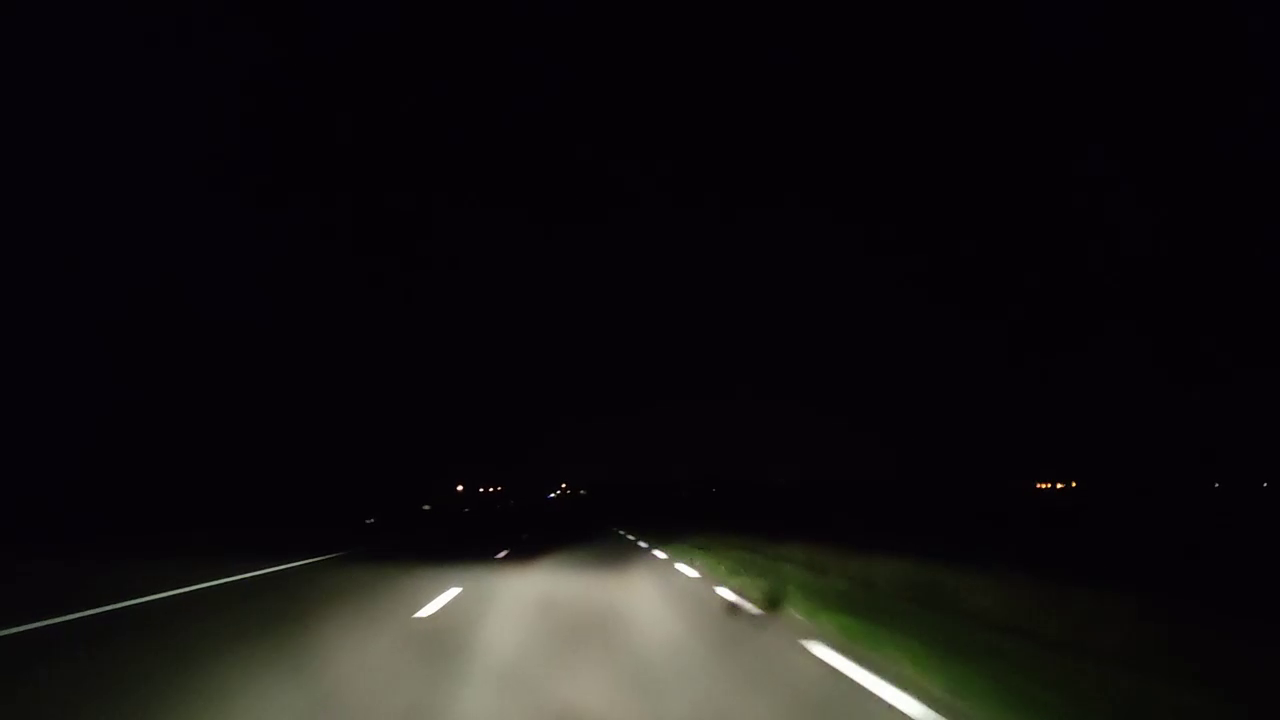
#> input picture frame 37 of data/samples/nuit_red.mp4, 1280 x 720 px, given in place of autoroute.avi, which was not available
$ python main.py
#> lines starting #> are read from the running program, lines starting #| are printed output that depends on the picture; after the words box and inside, x2 and y2 are one past the last pixel; in counts of white or black regions, pixels touching at a corner belong together; pictures that were not available may be replaced by others from this repository, and a replacement may not be noted
#> further down, frame is the input picture: shape (720, 1280, 3); mean B, G, R 17.2, 17, 19.3
### imgproc.py
# coding: utf-8
"""
Fonctions de processing des images
"""

import numpy as np
import cv2

from utils import *
from lines import *
from consts import *

"""
Applique un masque sur la région d'interêt et noircir le reste de l'image

img: Image à traiter
canny: booléen a passer en True si img est un retour de la fonction cv2.Canny
region_pts: Région définie par un ensemble de points ou None pour un triangle adapté
"""
# [15 lines left out: function region_mask, not called in this run]

"""
prob: Booléen pour l'approche probabilistique de Hough
"""
# [29 lines left out: function houghlines_to_img, not called in this run]

"""
Permet d'extraire des informations sur la ligne passée (par rapport à la route)

Retourne 0 pour la ligne de gauche, 1 pour la droite
"""
# [10 lines left out: function line_filter, not called in this run]

def norme(p1, p2):
    return ((p1[0] - p2[0])**2 + (p1[1] - p2[1])**2)**0.5

"""
Transformation à vue d'oiseau
"""
def birdview_transformation(img, rect):
    maxw = int(max(norme(rect[0], rect[1]), norme(rect[2], rect[3])))
    maxh = int(max(norme(rect[0], rect[3]), norme(rect[1], rect[2])))

    dst = np.array([[0, 0],
        [maxw - 1, 0],
        [maxw - 1, maxh - 1],
        [0, maxh - 1]], dtype="float32")

    transform_matrix = cv2.getPerspectiveTransform(rect, dst)
    warped = cv2.warpPerspective(img, transform_matrix, (maxw, maxh))

    return warped


"""
Deuxième version de la pipeline, avec la birdview transform
"""
def pipeline_v2(frame, calib=None, prevCarState=None, onlyBirdview=False):
    """ Deuxième version de la pipeline de production, contenant
    la birdview. Retourne une image
    Arguments :
    - A définir
    """
    t1 = cv2.getTickCount()

    if calib is not None:
        # Undisort l'image
        #frame = cv2.undistort(frame, calib["mtx"], calib["dist"], None, calib["mtx"])

        # Marque la zone des lignes (pour ésperer la retrouver droite sur la birdviw)
        #frame = cv2.polylines(frame, [RECT_LINES.astype(np.int32)], True, (255, 255, 255))
        pass

    # Transformation par threshold perso + birdview
    edged = custom_threshold(frame)
    birdview = birdview_transformation(edged, RECT_BVIEW)
    birdview, line_ctrs, rcurv, line_types = line_finder(birdview)

    # Ecart centre véhicule/centre voie
    birdview, car_offset = car_path_offset(birdview, line_ctrs)

    # Information du comportement véhicule
    birdview, behavior = car_behavior(birdview, car_offset, line_types, prevCarState)

    # Affichage informations interprétées sur la birdview
    final_birdview = display_infos(birdview, rcurv, line_types, line_ctrs, car_offset, behavior)

    # Affichage durée de traitement
    dt = (cv2.getTickCount() - t1)/cv2.getTickFrequency()
    fasttext(final_birdview, "dt: {} s".format(dt), (0, birdview.shape[0] - 5))

    # Ajoute le marquage de la birdview
    marked_frame = cv2.polylines(
        frame, [RECT_BVIEW.astype(np.int32)], True, (255, 150, 0))

    # Marquage du centre de la voiture
    marked_frame = cv2.line(marked_frame, (CAR_CTRX, CAR_CTRY - 10),
                            (CAR_CTRX, CAR_CTRY + 10), (255, 0, 255), 2)
    marked_frame = cv2.line(marked_frame, (CAR_CTRX - 10, CAR_CTRY),
                            (CAR_CTRX + 10, CAR_CTRY), (255, 0, 255), 2)

    # Pratique pour les tests kivy
    if not onlyBirdview:
        return {"original marked": marked_frame, "birdview w/ data": final_birdview}, behavior
    else:
        if not DISABLE_CAR_STATE:
            return final_birdview, behavior

        else:
            return final_birdview

"""
Custom threshold
v1
gray/light > 70
saturation < 60

v2 - Marche avec autoroute.mp4
v > 75
s < 50

v3 -
v > 135
"""

def custom_threshold(frame):
    hsv = cv2.cvtColor(frame, cv2.COLOR_BGR2HSV)
#> hsv: shape (720, 1280, 3); mean H, S, V 119.6, 159.6, 20.8
    H = hsv[:, :, 0]
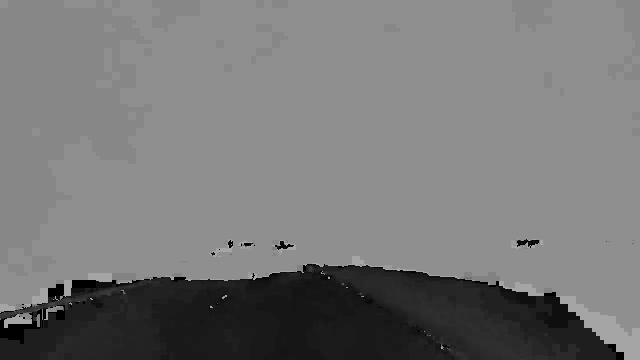
#> H: shape (720, 1280) (shown at 1/2 size); min 0, max 179, mean 119.6
    S = hsv[:, :, 1]
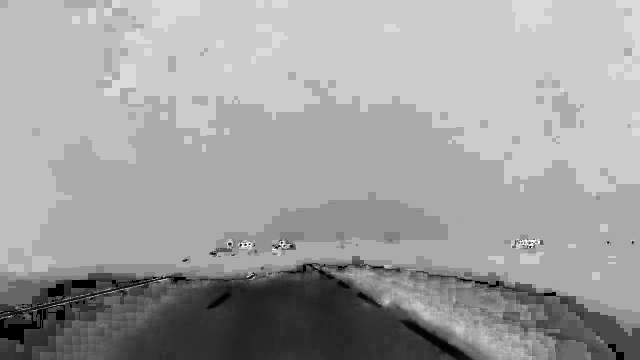
#> S: shape (720, 1280) (shown at 1/2 size); min 0, max 255, mean 159.6
    V = hsv[:, :, 2]
#> in pipeline_v2, `edged = custom_threshold(frame)`:
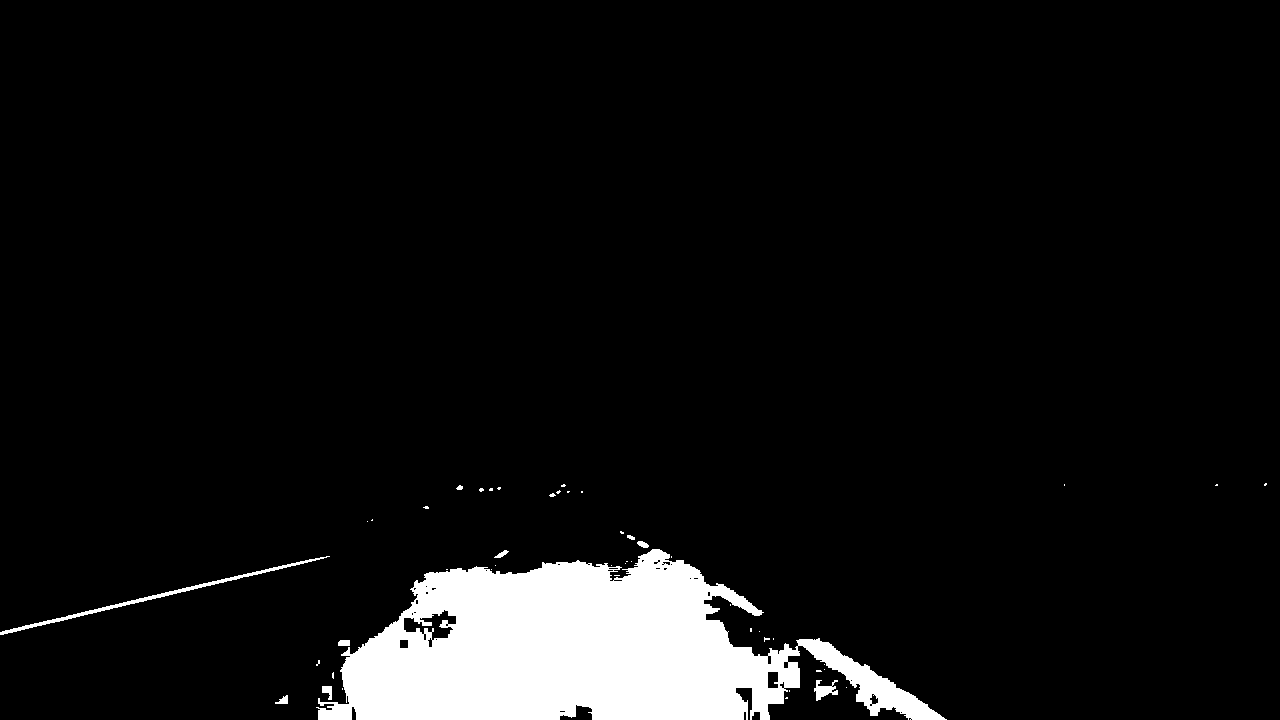
#> edged: shape (720, 1280); 6.7% white; 48 white regions (38 under 20 px), largest, box (x1, y1, x2, y2) and area: (316, 549, 947, 720) 59984, (0, 556, 330, 635) 1160, (814, 680, 838, 701) 253

    binary = np.zeros_like(H)
    binary[(V > 75) & (S < 50)] = 255

    return binary


"""
Pipeline de test pour le préprocessing de l'image
"""
# [5 lines left out: function pipeline_preproc, not called in this run]

"""
Permet de détecter les lignes avec la méthode de la fenêtre glissante et
y applique une modélisation polynomiale pour trouver le rayon de courbure
des tracés de chaque côtés

la frame passée doit être déjà sous forme birdview

Retourne la frame et un tuple contenant les coordonées x des lignes (ou -1 quand elles sont indéterminées)
"""
def line_finder(frame, h=HIST_WINDOW_H, markings=True):
#> called with h = 15, markings = True
    win_nb = len(frame)//h
#> win_nb = 40
    half_frame_w = frame.shape[1]//2
    img = cv2.cvtColor(frame, cv2.COLOR_GRAY2BGR) # Pour afficher des points de couleur

    # Coordonnées des points trouvés, sur le système de coordonnées de l'écran
    leftx, lefty = [], []
    rightx, righty = [], []

    # Fenêtre glissante vers le haut
    for i in range(win_nb):
        win_sum = np.sum(frame[-(i+1)*h:-i*h, :], 0)
        lines_ctr = (np.argmax(win_sum[:half_frame_w]), np.argmax(
            win_sum[half_frame_w:]) + half_frame_w)

        # Si il y a un vrai maximum qui a été détecté (0 si aucun max)
        if lines_ctr[0] != 0: # Tracés de gauche
            if markings:
                img = cv2.circle(img, (lines_ctr[0], frame.shape[0] - i*h), 8, c_green, -1)
            leftx.append(lines_ctr[0])
            lefty.append(frame.shape[0] - h*i)

        if lines_ctr[1] != half_frame_w: # Tracés de droite
            if markings:
                img = cv2.circle(img, (lines_ctr[1], frame.shape[0] - i*h), 8, c_green, -1)
            rightx.append(lines_ctr[1])
            righty.append(frame.shape[0] - h*i)
#> this loop made 40 passes
#> lines_ctr on passes 1 to 8: (0, 640), (366, 640), (380, 640), (367, 641), (416, 665), (576, 686), (449, 708), (0, 694)
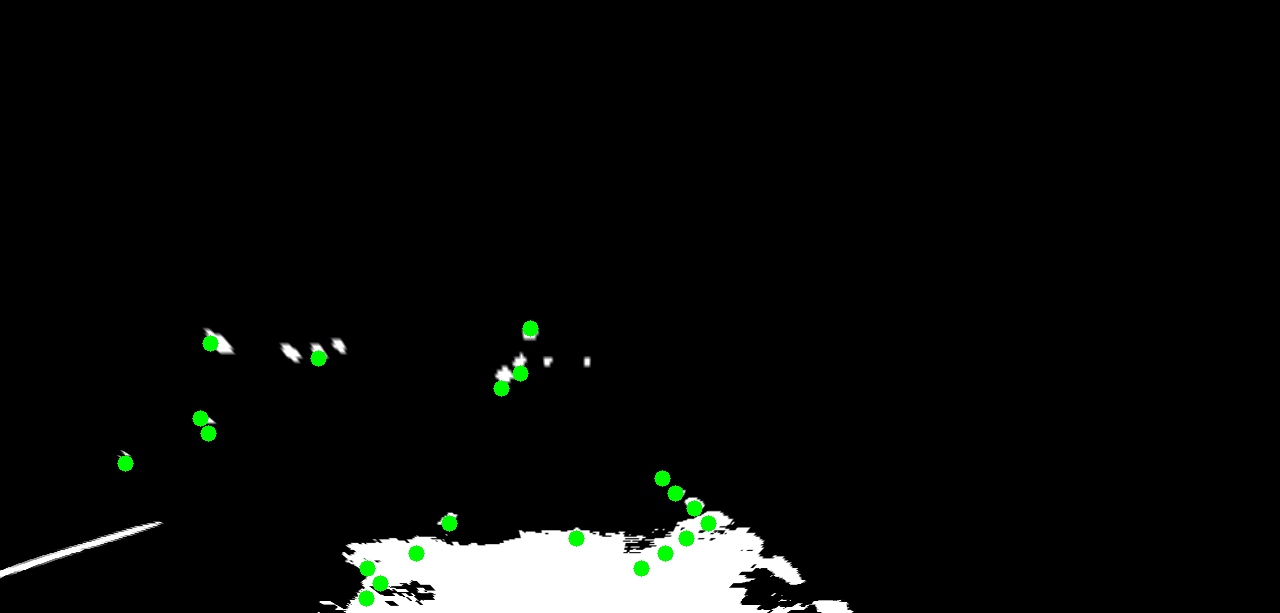
#> img: shape (613, 1280, 3); mean B, G, R 10.5, 11.9, 10.5
#> after the loop, leftx = [366, 380, 367, 416, 576, 449, 125, 208, 200, 501, 520, 318, 210, 530]; lefty = [598, 583, 568, 553, 538, 523, 463, 433, 418, 388, 373, 358, 343, 328]; rightx = [641, 665, 686, 708, 694, 675, 662]; righty = [568, 553, 538, 523, 508, 493, 478]

    # Application de la modélisation polynomiale
    img, rcurvl, accl = polynomialfit_line(img, leftx, lefty)
    img, rcurvr, accr = polynomialfit_line(img, rightx, righty)

    # Détermination du type de ligne
    ltype = (line_type(lefty), line_type(righty))

    # Récupération des centres des tracés (utilisé dans car_path_offset)
    # Peut être source de bug si ne sont pas alignés sur le même y
    ctrs = [-1, -1]

    # Version plus précise (ne considère que les lignes qui ont pu être modélisées)
    if ONLY_FITTED_LINE:
        if accl:
            ctrs[0] = leftx[0]
        if accr:
            ctrs[1] = rightx[0]

    # Version qui fonctionne plus souvent
    else:
        if len(leftx):
            ctrs[0] = leftx[0]
        if len(rightx):
            ctrs[1] = rightx[0]

    return img, ctrs, (rcurvl, rcurvr), ltype

### lines.py
# coding: utf-8
"""
Fonctions de calculs de haut niveau,
liées à l'interpretation mathématiques et factuelles des tracés
"""

import numpy as np
import cv2

from consts import *

"""
Simple fonction de controle d'appartenance de la valeur var à l'intervalle défini par
[inf, sup] si rien n'est spécifié pour ctr
ou [ctr - inf, ctr + sup] sinon
"""
def interv(var, inf, sup, ctr=None):
    res = False
    if ctr is None:
        res = var >= inf and var <= sup
    else:
        res = var >= ctr - inf and var <= ctr + sup

    return res


"""
Détermine l'écart entre le centre du véhicule et le centre calculé de la voie
Peut également afficher un curseur pour visualiser cet écart
Couleur du curseur:
    rouge pour aucune ligne détectée
    vert pour une ligne
    magenta pour deux lignes

Arguments:
    img: ...
    line_ctrs: Tuple (gauche, droit) sur la coordonnée x des points à considérer des lignes
                On attend -1 sur la/les coordonnée(s) où l'on a pas trouvé de ligne
"""
def car_path_offset(frame, line_ctrs):
    off = 0
    ln_ctrs = line_ctrs[:]
    """
    Le problème de la détection basée sur qu'une seule ligne est le fait qu'on doit recourir
    à une largeur de voie fixée pour déterminer l'écart entre l'axe véhicule et le centre de la voie
    """
    if MONO_LINE:
        if ln_ctrs[0] != -1 or ln_ctrs[1] != -1:
            # Permet d'alléger le calcul de l'offset et de paramétrer la couleur en fonction de la qualité de la détection
            if -1 in ln_ctrs:
                ln_ctrs.pop(ln_ctrs.index(-1))

            off = int(sum(ln_ctrs)/len(ln_ctrs) - CAR_CTRX)

    else:
        if ln_ctrs[0] != -1 and ln_ctrs[1] != -1:
            off = int(sum(ln_ctrs)/len(ln_ctrs) - CAR_CTRX)


    return frame, off

"""
Permet d'interpréter le comportement du véhicule (changement de voie, sortie de route ou conservation de la trajectoire)
Arguments:
    frame: image sur laquelle afficher le texte
    offset: calculé par car_path_offset
    line_types: tuple du type de lignes
    prevBehav: Comportement précédent (permet de gérer les changements de voie)

Retourne:
    frame:
    behav: 0 pour comportement normal, 1 pour changement de voie,
        2 pour sortie de route (déterminé par rapport au type de ligne qu'on cross)
"""
def car_behavior(frame, offset, line_types, prevBehav):
    behav = 0
    if abs(offset) > OFFSET_LIMIT: # Changement de voie détecté
        behav = 1 # Changement de voie

        # Traversement de ligne continue ou de délimitation de route (pour l'instant calibré sur autoroute/nationale)
        if offset != 0:
            ind = 1 if offset < 0 else 0 # Côté de dépassement

            if prevBehav == 1: # Si on était déjà en changmement de voie
                # Poitilliés de côté Nationale/Autouroute ou continue
                if interv(line_types[ind], 2, 2, 8) or line_types[ind] == 1:
                    behav = 2  # Sortie de route

    return frame, behav

    """
Modélisation polynomiale ligne (gauche pour l'instant)
Avec le système de coordonées de la fenêtre opencv (x, y), f(y)=x où f le polynome

Retourne l'image et le rayon de courbure lorsque c'est pertinent
"""
def polynomialfit_line(frame, ptx, pty):
    ptx, pty = np.array(ptx), np.array(pty)
#> ptx has the same summary as leftx in line_finder; pty has the same summary as lefty in line_finder
#> (the rest of the program and of its run is left out)
